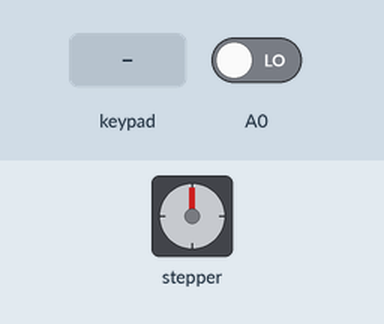
Recording of a sketch running on a simulated Arduino Uno, built with avr-gcc and run on an emulated ATmega328P. Parts: stepper motor. The test bench sets the inputs (shaded band); at power-on: A0 LOW. Stepper angles assume 2048 steps per turn; what the sketch prints to the serial monitor is not drawn.

Above: at 1.2 s.
1.3 s: A0 driven HIGH
At 1.45 s:
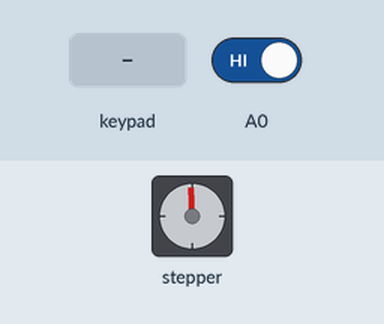
At 2.1 s:
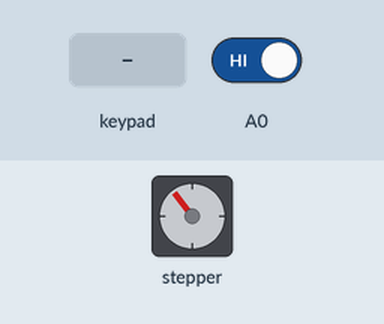
4.3 s: key '1' pressed
7.3 s: A0 driven LOW
At 7.62 s:
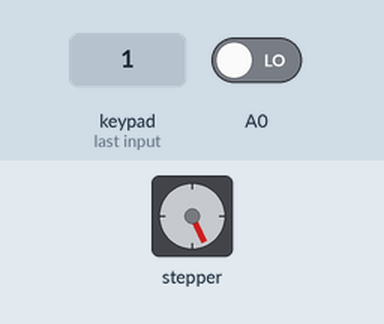
10.3 s: keypad keys 2 3 4 5 pressed 0.4 s apart
At 10.45 s:
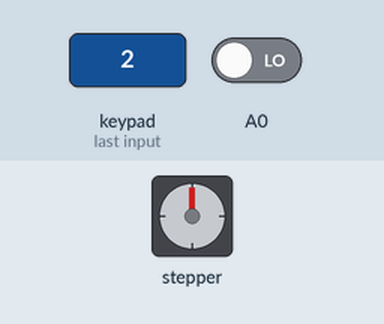
13.9 s: key '2' pressed
16.9 s: keypad keys 1 3 9 7 pressed 0.4 s apart
Timing chart, 0 to 22.5 s (numbered marks = the images above; inputs shaded):
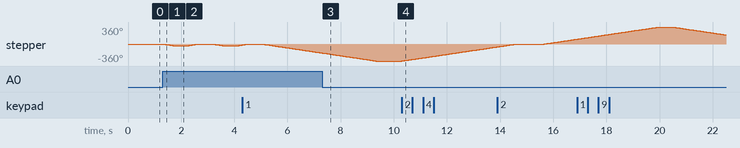

Measured:
- after the input at 1.3 s, stepper: turns 37° counter-clockwise in 0.42 s, then 37° clockwise in 0.42 s, then 37° counter-clockwise in 0.42 s, then 18° clockwise in 0.19 s
- after the input at 7.3 s, stepper: goes on until 9.3 s, then stays -360°
- after the input at 10.3 s, stepper: keeps turning clockwise at about 84°/s, starting at once

The sketch:

Keypad.ino
```cpp
#include <Keypad.h>
#include <Stepper.h>

const int stepsPerRevolution =2048;
Stepper myStepper(stepsPerRevolution,13,11,12,10);
const byte rows = 4;
const byte cols = 4;
char keys[rows][cols] = {
  {'1','2','3','4'},
  {'5','6','7','8'},
  {'9','a','b','c'},
  {'d','e','f','g'}
};

byte password[4];
byte passwordline=0;
byte nowpassword[4];
byte nowpasswordline=0;
byte rowPins[rows] = {2,3,4,5};
byte colPins[cols] = {6,7,8,9};
Keypad keypad = Keypad(makeKeymap(keys),rowPins,colPins,rows,cols);
byte ledPin = 13;
boolean blink = false;
boolean ledPin_state;
boolean isPassword=false;
boolean therepassword=false;
boolean Passwordright=true;
int val;
void setup() {
  // put your setup code here, to run once:
  Serial.begin(9600);
  pinMode(ledPin,OUTPUT);
  digitalWrite(ledPin,HIGH);
  ledPin_state = digitalRead(ledPin);
  keypad.addEventListener(keypadEvent);
  myStepper.setSpeed(14);
  pinMode(A0,INPUT);

}

void loop() {
  val = 0;
  // put your main code here, to run repeatedly:
  char key = keypad.getKey();
  int val = digitalRead(A0);
  if(passwordline==0)
  {
    if(val)
    {
      myStepper.step(-206);
      delay(500);
      myStepper.step(206);
      delay(500);
    }

  }
  if(key)
  {
    if(passwordline==4)
    {
       for(int i =0 ;i<4;i++)
        Serial.println(password[i]);
       passwordline=0;
       isPassword=false;
       therepassword=true;
    }
    if(nowpasswordline==4)
    {
      for(int i = 0 ;i<4;i++)
      {
        if(nowpassword[i]!=password[i])
          Passwordright=false;
      }
      if(Passwordright)
      {
        Serial.println("비밀번호가 맞습니다.");
        myStepper.step(4096);
        delay(500);
        myStepper.step(-4096);
        delay(500);
      }
      else
        Serial.println("비밀번호가 다릅니다.");
        Passwordright=true;
        nowpasswordline=0;
    }
  }
  if(blink)
  {
    digitalWrite(ledPin,!digitalRead(ledPin));
    delay(100);
  }

}
void keypadEvent(KeypadEvent key){
    switch (keypad.getState()){
    case PRESSED:
        if (key == 'd')
        {
                    // Remember LED state, lit or unlit.
            Passwordsetting(1);
        }
        else if (key == 'e')
        {
                    // Remember LED state, lit or unlit.
            Passwordsetting(2);
        }
        else if (key == 'f')
        {
                    // Remember LED state, lit or unlit.
            Passwordsetting(3);
        }
        else if (key == 'g')
        {
                    // Remember LED state, lit or unlit.
            Passwordsetting(4);
        }
        else if (key == '9')
        {
                    // Remember LED state, lit or unlit.
            Passwordsetting(5);
        }
        else if (key == 'a')
        {
                    // Remember LED state, lit or unlit.
            Passwordsetting(6);
        }
        else if (key == 'b')
        {
                    // Remember LED state, lit or unlit.
            Passwordsetting(7);
        }
        else if (key == 'c')
        {
                    // Remember LED state, lit or unlit.
            Passwordsetting(8);
        }
        else if (key == '5')
        {
                    // Remember LED state, lit or unlit.
            Passwordsetting(9);
        }
        else if (key =='4')
        {
          isPassword = true;
        }
        else if(key == '3')
        {
          for(int i = 0 ;i<4; i++)
            Serial.println(password[i]);
        }
        else if(key == '2')
        {
          myStepper.step(stepsPerRevolution);
          delay(500);
        }
        else if(key == '1')
        {
          myStepper.step(-stepsPerRevolution);
          delay(500);
        }

        break;

    case RELEASED:
        if (key == '2') {
            digitalWrite(ledPin,ledPin_state);    // Restore LED state from before it started blinking.
            blink = false;
        }
        break;

    case HOLD:
        if (key == '2') {
            blink = true;    // Blink the LED when holding the * key.
        }
        break;
    }
}
void Passwordsetting(byte pass)
{
                    // Remember LED state, lit or unlit.
            if(isPassword)
            {
              password[passwordline]=pass;
              passwordline++;
            }
            else
            {
              if(!therepassword)
                Serial.println("비밀번호를 초기화해주세요");
              else
               {
                 nowpassword[nowpasswordline]=pass;
                 nowpasswordline++;
               }
            }
 }
```
